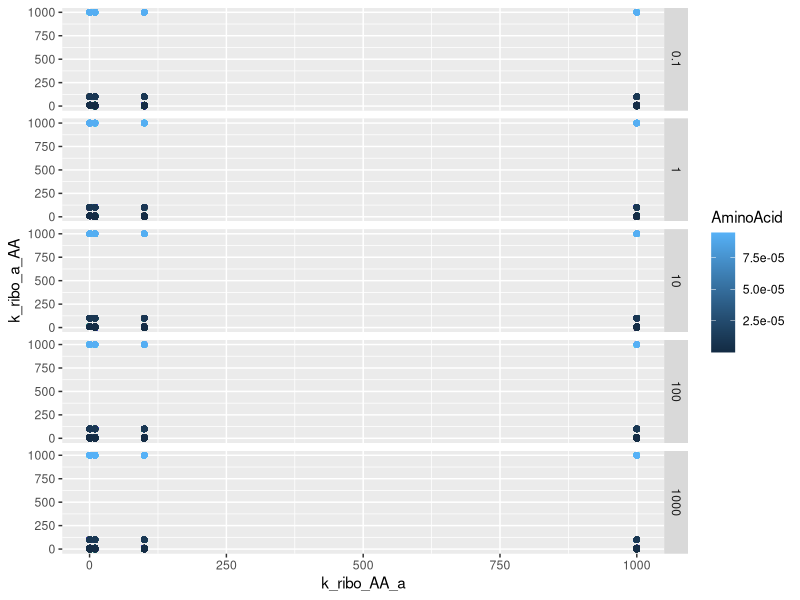
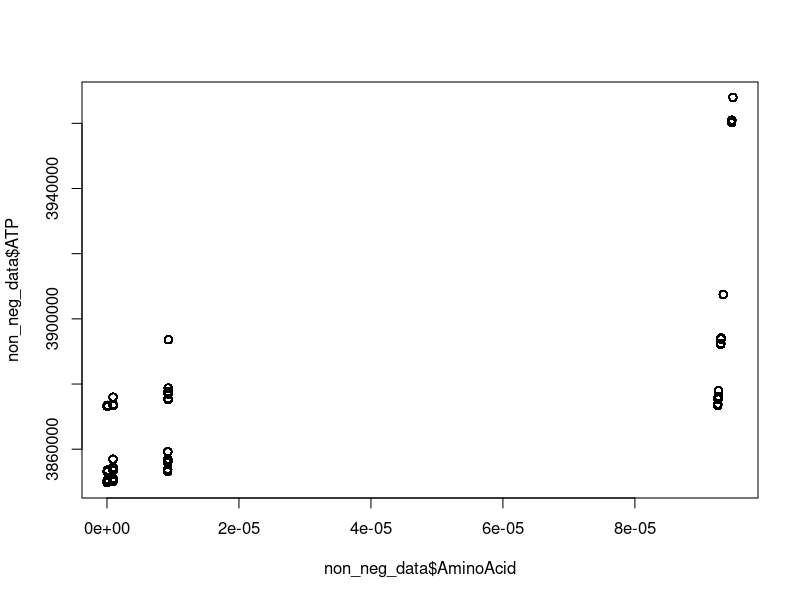
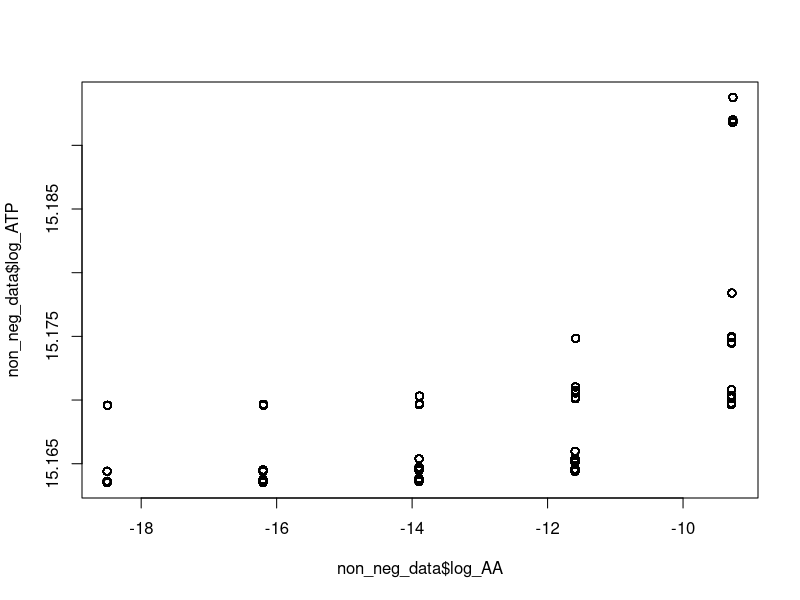
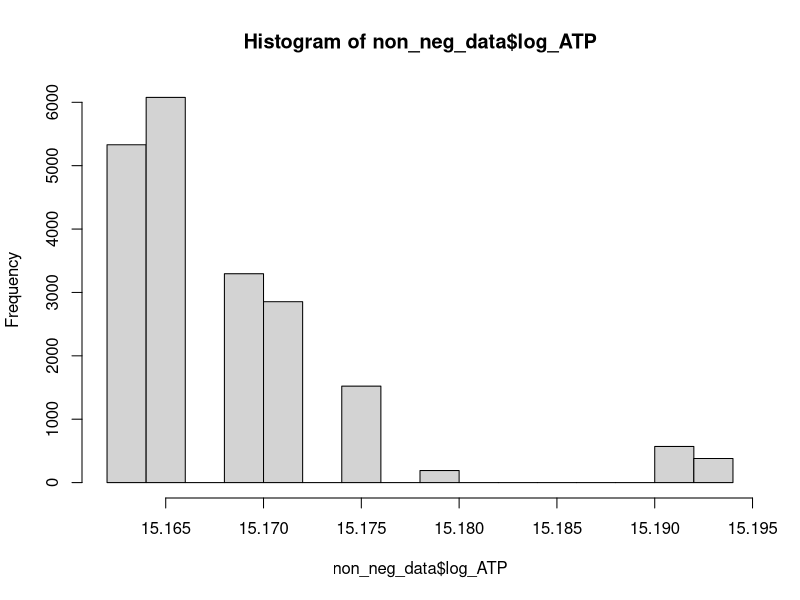
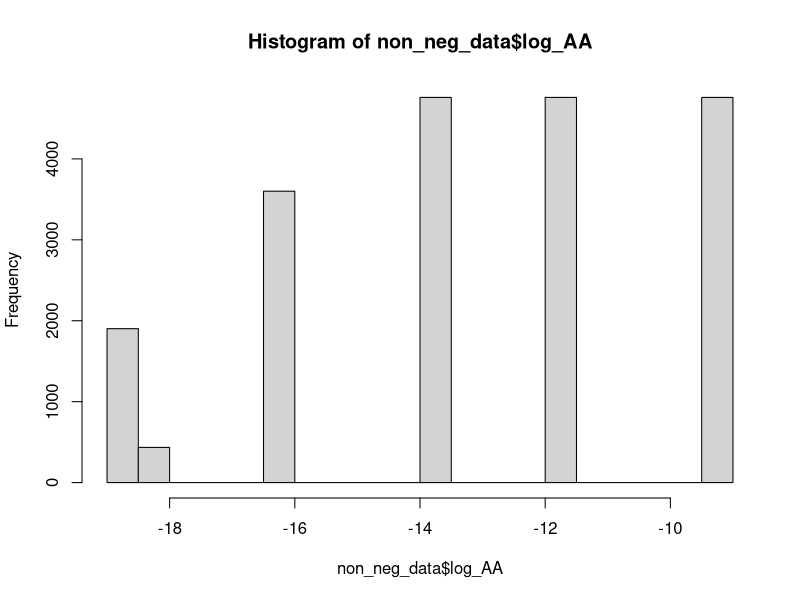
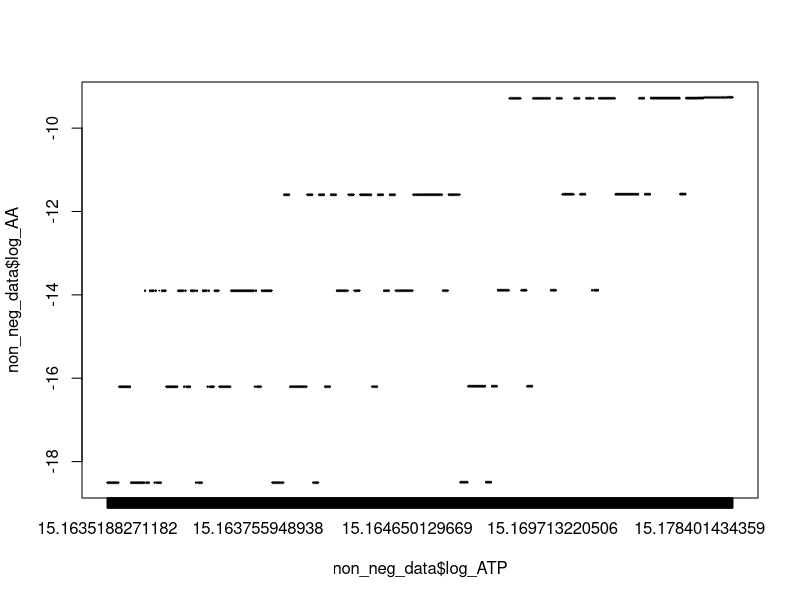

Write R code to recreate these figures, in order.
rm(list=ls())
graphics.off()

library(ggplot2)
library(reshape2)
library(gridExtra)
library(cowplot)
library(R.utils)


important_data <- read.csv("param-sweep-results.csv")
important_data<- important_data[-1]
# important_data$log_AA <- log(important_data$AminoAcid)+0.1
# important_data$log_atp <- log(important_data$ATP)+0.1

non_neg_data <- subset(important_data, important_data$AminoAcid >= 0 & important_data$ATP >= 0)
non_neg_data$log_AA<- log(non_neg_data$AminoAcid)
non_neg_data$log_ATP<- log(non_neg_data$ATP)

plt <- ggplot(data = non_neg_data, aes(x = k_ribo_AA_a, y = k_ribo_a_AA, colour = AminoAcid)) +geom_point() +facet_grid(rows = non_neg_data$k_ribo_a)
plt
# plot(x = important_data$k_ribo_AA_a, y = important_data$k_ribo_a_AA, col = important_data$AminoAcid)
plot(x = non_neg_data$AminoAcid, y = non_neg_data$ATP)
plot(x = non_neg_data$log_AA, y = non_neg_data$log_ATP)
hist(x = non_neg_data$log_ATP)
hist(x = non_neg_data$log_AA)



boxplot(non_neg_data$log_AA ~ non_neg_data$log_ATP)

# require(graphics); require(grDevices)
# x  <- as.matrix(mtcars)
# rc <- rainbow(nrow(x), start = 0, end = .3)
# cc <- rainbow(ncol(x), start = 0, end = .3)
# hv <- heatmap(x, col = cm.colors(256), scale = "column",
#               RowSideColors = rc, ColSideColors = cc, margins = c(5,10),
#               xlab = "specification variables", ylab =  "Car Models",
#               main = "heatmap(<Mtcars data>, ..., scale = \"column\")")
# utils::str(hv) # the two re-ordering index vectors


